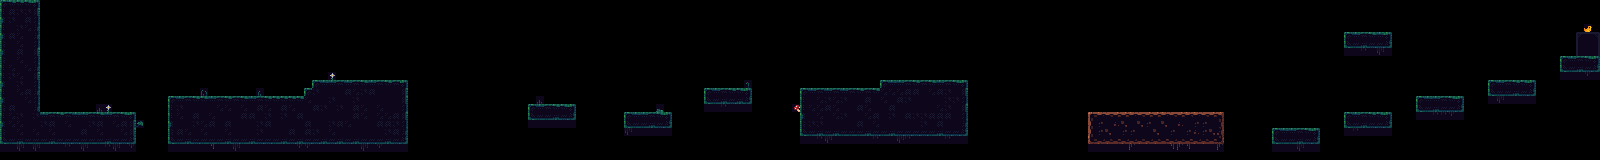

A 2D game scene composited from a Tiled map and its tileset images. What follows is a short description and the map's XML, with each tile layer's data collapsed to a summary:
An orthogonal 200x20 tile map with 8x8 px tiles, 4 tile layers (Collide, Details, DeathBlocks, Exit).

<map version="1.9" tiledversion="1.9.2" orientation="orthogonal" renderorder="right-down" width="200" height="20" tilewidth="8" tileheight="8" infinite="0" nextlayerid="5" nextobjectid="1">
 <editorsettings>
  <export target="Level1.json" format="json" />
 </editorsettings>
 <tileset firstgid="1" name="base_tiles" tilewidth="8" tileheight="8" tilecount="504" columns="24">
  <image source="tiles.png" width="192" height="168" />
 </tileset>
 <layer id="1" name="Collide" width="200" height="20">
  <data>[4000 cells, 654 non-empty, 41 distinct tile ids]</data>
 </layer>
 <layer id="4" name="Details" width="200" height="20">
  <data>[4000 cells, 148 non-empty, 29 distinct tile ids]</data>
 </layer>
 <layer id="2" name="DeathBlocks" width="200" height="20">
  <data>[4000 cells, 0 non-empty, 0 distinct tile ids]</data>
 </layer>
 <layer id="3" name="Exit" width="200" height="20">
  <data>[4000 cells, 10 non-empty, 7 distinct tile ids]</data>
 </layer>
</map>
